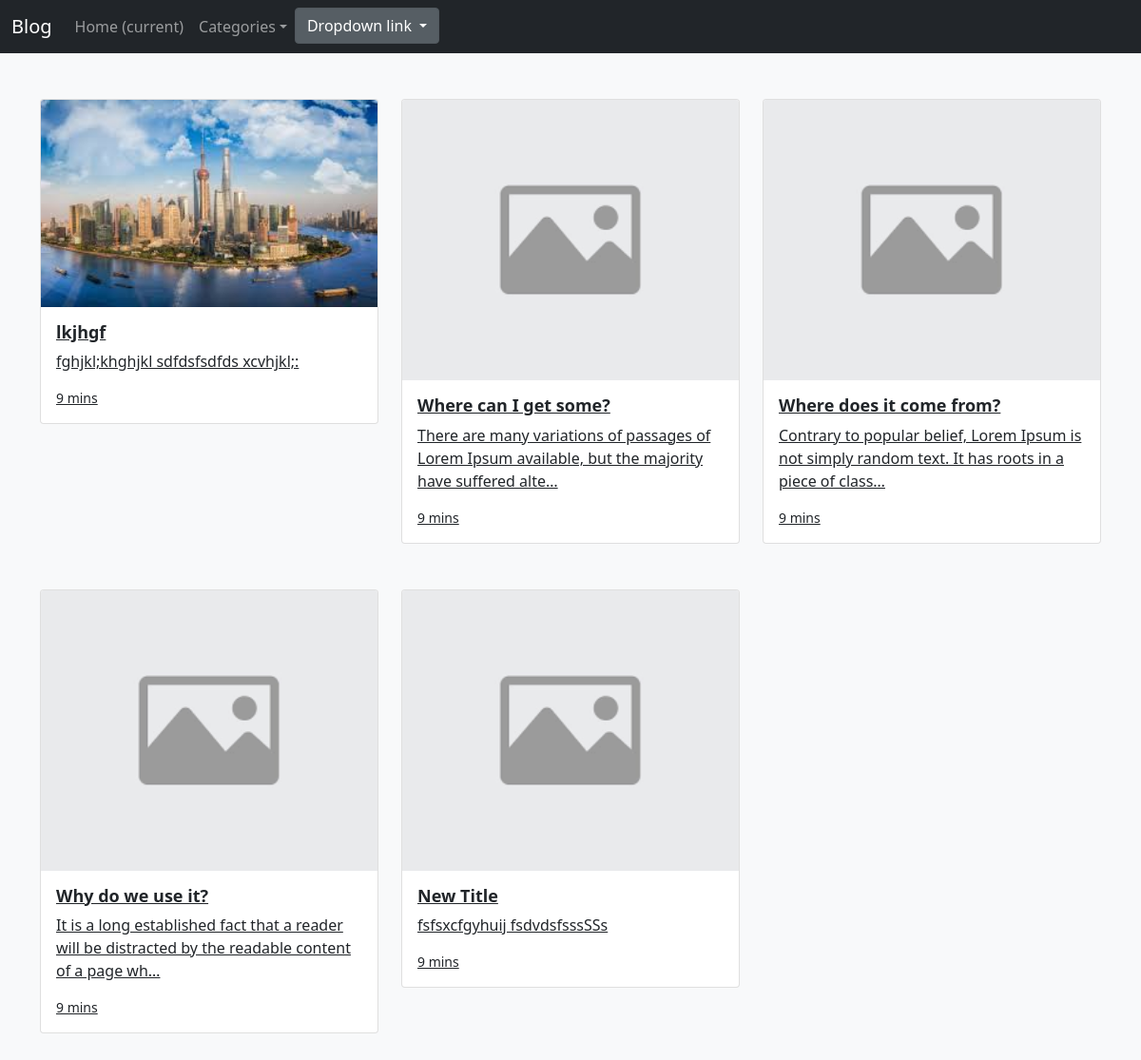
The page / on the database its author committed.
### blog/models.py (models this page shows, shortened)
class Post(models.Model):
    class NewManager(models.Manager):
        def get_queryset(self):
            return super().get_queryset().filter(status='published')
    options = (
        ('draft', 'Draft'),
        ('published', 'Published'),
    )
    title = models.CharField(max_length=250)
    category = models.ForeignKey(Category, on_delete=models.PROTECT, default=1)
    excerpt = models.TextField(null=True)
    image = models.ImageField(upload_to='posts/', default='posts/default.jpg')
    slug = models.CharField(max_length=250)
    publish_date = models.DateTimeField(default=timezone.now)
    author = models.ForeignKey(User, on_delete=models.CASCADE, related_name='blog_posts')
    content = models.TextField()
    status = models.CharField(max_length=10, choices=options, default='draft')
    objects = models.Manager()
    new_manager = NewManager()
    def get_absolute_url(self):
        return reverse('blog:post_single', args=[self.slug])
    class Meta:
        ordering = ('-publish_date',)

### blog/views.py (the view)
# urls.py: path('', views.home, name='homepage'),
def home(request):
    all_posts = Post.new_manager.all()
    return render(request, 'index.html', { 'posts': all_posts })

### blog/views.py (called while the page is built)
def category_list(request):
    category_list = Category.objects.exclude(name='default')
    context = {
        "category_list": category_list,
    }
    return context

### blog/templates/index.html (shortened to what this page needs)
{% extends 'base.html' %}
{% block content %}
<div class='album py-5 bg-light'>
    <div class='container'>
        <div class='row'>
            {% for post in posts%}
                <div class='col-md-4 mb-5'>
                    <a class='text-dark' href='{{post.get_absolute_url}}'>
                        <div class='card md-4 box-shadow'>
                            <img class='card-img-top' src='{{post.image.url}}' alt='{{post.title}}'>
                            <div class='card-body'>
                                <h2 style='font-size:18px;font-weight:bold'>{{post.title|truncatechars:50}}</h2>
                                <p class='card-text'>{{post.excerpt|truncatechars:100}}</p>
                                <div class='d-flex justify-content-between align-items-center'>
                                    <small>9 mins</small>
                                </div>
                            </div>
                        </div>
                    </a>
                </div>
            {% endfor %}
        </div>
    </div>
</div>
{% endblock %}

### rows shown on the page
Post: image (picture), title "lkjhgf", excerpt "fghjkl;khghjkl sdfdsfsdfds xcvhjkl;:"
Post: image (placeholder picture), title "Where can I get some?", excerpt "There are many variations of passages of Lorem Ipsum available, but the majority have suffered alte…"
Post: image (placeholder picture), title "Where does it come from?", excerpt "Contrary to popular belief, Lorem Ipsum is not simply random text. It has roots in a piece of class…"
Post: image (placeholder picture), title "Why do we use it?", excerpt "It is a long established fact that a reader will be distracted by the readable content of a page wh…"
Post: image (placeholder picture), title "New Title", excerpt "fsfsxcfgyhuij fsdvdsfsssSSs"
